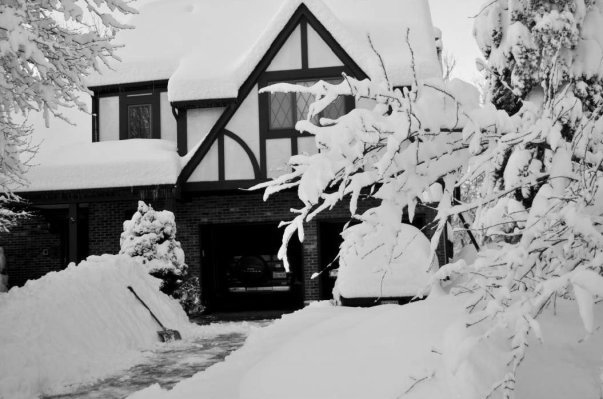
#> input picture figs/House.png, 603 x 399 px
$ jupyter execute 'Theory on Convolutions and Kernels.ipynb'   (older library calls are emulated)
#> lines starting #> are read from the running program, lines starting #| are printed output that depends on the picture
# Convolution and Kernels

[cell 1]
import numpy as np
from scipy.signal import gaussian
import matplotlib.pyplot as plt


def convoluplot(signal, kernel):
    fig, (ax1, ax2, ax3) = plt.subplots(3, 1, sharex=True)
    ax1.stem(signal)
    ax1.set_title('Signal')
    ax2.stem(kernel)
    ax2.set_title('kernel')
    filtered = np.convolve(signal, kernel, "same")
    ax3.stem(filtered)
    ax3.set_title("Convolution")
    plt.show()
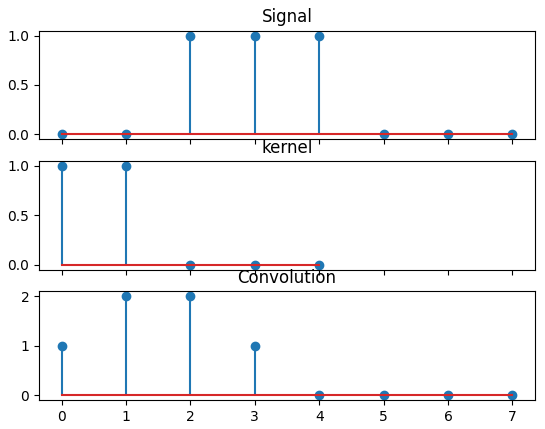
#> figure drawn by matplotlib, 3 panels

# [6 lines of commented-out code are left out]

signal = np.array([0, 0, 1, 1, 1, 0, 0, 0])
kernel = np.array([1, 1, 0, 0, 0])
convoluplot(signal, kernel)

## 2D Images and Predefined Kernels for Edge Detection using Convolution

[cell 2]
import numpy as np
from PIL import Image
from scipy import misc
from skimage import data
from skimage.color import rgb2gray
import matplotlib.pyplot as plt
from skimage import io, color
import scipy.signal
from skimage import exposure

original_image = io.imread('./figs/House.png')
#> original_image is the input picture: shape (399, 603, 4); mean R, G, B, A 150.1, 150.1, 150.1, 255
grey_image = io.imread('./figs/House.png', as_grey=True)
#> grey_image: shape (399, 603) float64; min 0, max 0.992, mean 0.589

edge_kernel_horizontal = np.array([[-1, -1, -1],
                                   [0, 0, 0],
                                   [1, 1, 1]])
horizontal_edge_detection = scipy.signal.convolve2d(
    grey_image, edge_kernel_horizontal, 'valid')
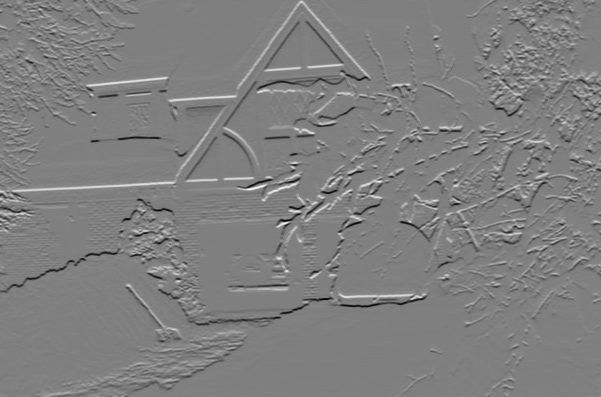
#> horizontal_edge_detection: shape (397, 601) float64; min -2.44, max 2.42, mean 0.000838; drawn with min black and max white
horizontal_edges_equalized = exposure.equalize_adapthist(
    horizontal_edge_detection /
    np.max(
        np.abs(horizontal_edge_detection)),
    clip_limit=0.03)
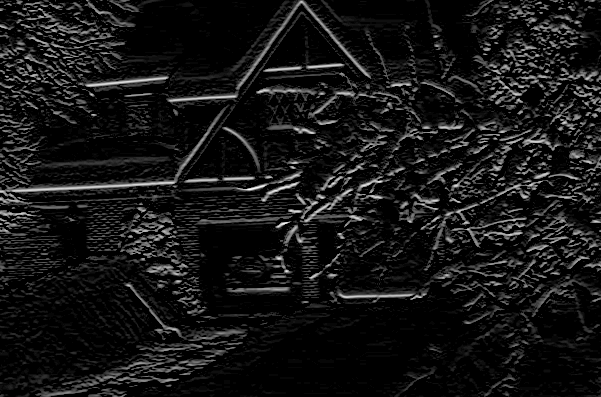
#> horizontal_edges_equalized: shape (397, 601) float64; min 0, max 1, mean 0.0843

edge_kernel_vertical = np.array([[-1, 0, 1],
                                 [-1, 0, 1],
                                 [-1, 0, 1]])
vertical_edge_detection = scipy.signal.convolve2d(
    grey_image, edge_kernel_vertical, 'valid')
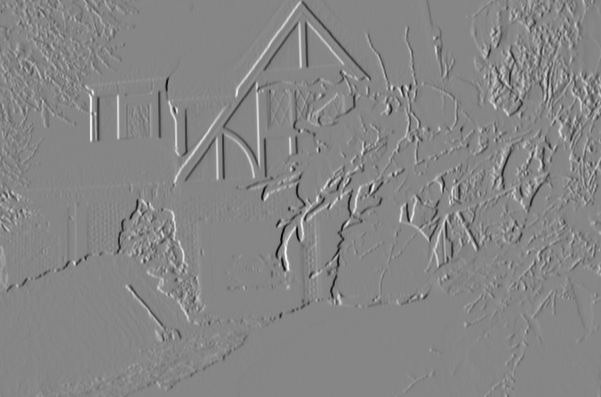
#> vertical_edge_detection: shape (397, 601) float64; min -2.7, max 2.43, mean -0.000893; drawn with min black and max white
vertical_edges_equalized = exposure.equalize_adapthist(
    vertical_edge_detection /
    np.max(
        np.abs(vertical_edge_detection)),
    clip_limit=0.03)
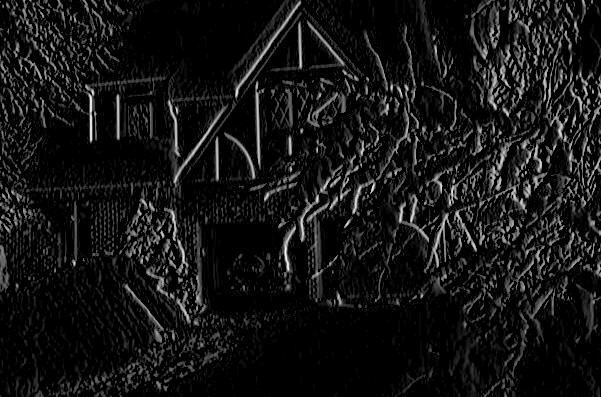
#> vertical_edges_equalized: shape (397, 601) float64; min 0, max 1, mean 0.0795

edge_kernel_outline = np.array([[-1, -1, -1],
                                [-1, 8, -1],
                                [-1, -1, -1]])
outline_edge_detection = scipy.signal.convolve2d(
    grey_image, edge_kernel_outline, 'valid')
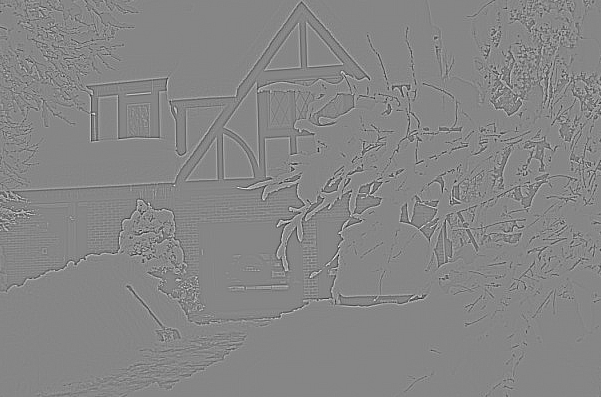
#> outline_edge_detection: shape (397, 601) float64; min -3.5, max 3.16, mean -8e-06; drawn with min black and max white
outline_edges_equalized = exposure.equalize_adapthist(
    outline_edge_detection /
    np.max(
        np.abs(outline_edge_detection)),
    clip_limit=0.03)
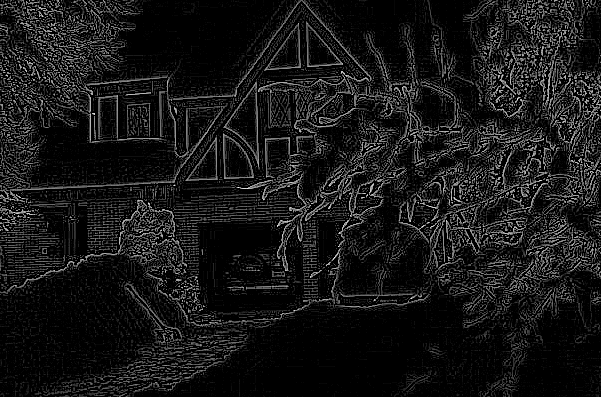
#> outline_edges_equalized: shape (397, 601) float64; min 0, max 1, mean 0.092


f, ax_array = plt.subplots(2, 2)
f.set_figheight(10)
f.set_figwidth(15)
ax_array[0, 0].imshow(original_image)
ax_array[0, 0].set_title('Original Image')
ax_array[0, 0].axis('off')
ax_array[0, 1].imshow(horizontal_edges_equalized, cmap=plt.cm.gray)
ax_array[0, 1].set_title('Horizontal Edge')
ax_array[0, 1].axis('off')
ax_array[1, 0].imshow(vertical_edges_equalized, cmap=plt.cm.gray)
ax_array[1, 0].set_title('Vertical Edge')
ax_array[1, 0].axis('off')
ax_array[1, 1].imshow(outline_edges_equalized, cmap=plt.cm.gray)
ax_array[1, 1].set_title('Outline Edge')
ax_array[1, 1].axis('off')
plt.show()
